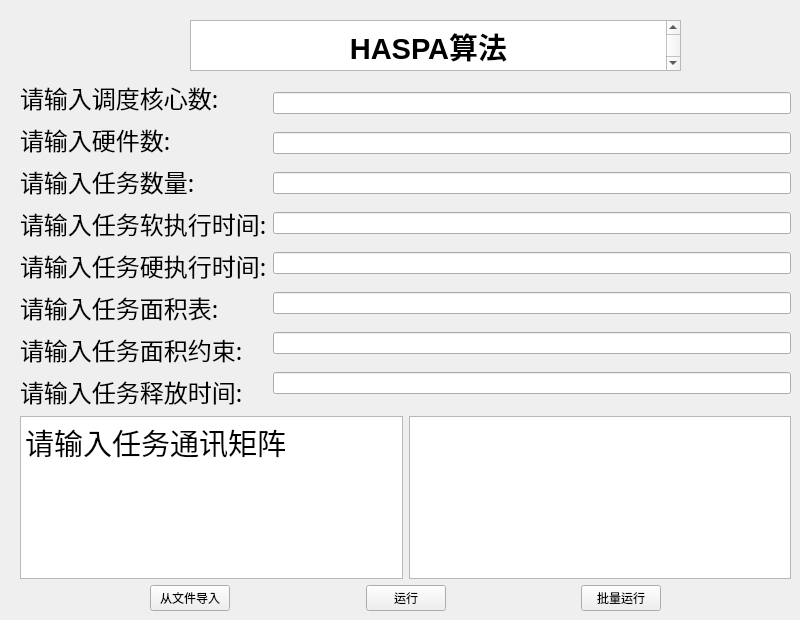
    <widget class="QWidget" name="page_6">
     <widget class="QTextBrowser" name="textBrowser_10">
      <property name="geometry">
       <rect>
        <x>190</x>
        <y>20</y>
        <width>491</width>
        <height>51</height>
       </rect>
      </property>
      <property name="styleSheet">
       <string notr="true"> pal.setColor(QPalette::Base, QColor(240,240,240));</string>
      </property>
      <property name="html">
       <string>&lt;!DOCTYPE HTML PUBLIC &quot;-//W3C//DTD HTML 4.0//EN&quot; &quot;http://www.w3.org/TR/REC-html40/strict.dtd&quot;&gt;
&lt;html&gt;&lt;head&gt;&lt;meta name=&quot;qrichtext&quot; content=&quot;1&quot; /&gt;&lt;meta charset=&quot;utf-8&quot; /&gt;&lt;style type=&quot;text/css&quot;&gt;
p, li { white-space: pre-wrap; }
hr { height: 1px; border-width: 0; }
li.unchecked::marker { content: &quot;\2610&quot;; }
li.checked::marker { content: &quot;\2612&quot;; }
&lt;/style&gt;&lt;/head&gt;&lt;body style=&quot; font-family:'Microsoft YaHei UI'; font-size:9pt; font-weight:400; font-style:normal;&quot;&gt;
&lt;p align=&quot;center&quot; style=&quot; margin-top:0px; margin-bottom:0px; margin-left:0px; margin-right:0px; -qt-block-indent:0; text-indent:0px;&quot;&gt;&lt;span style=&quot; font-size:22pt; font-weight:700;&quot;&gt;HASPA算法&lt;/span&gt;&lt;/p&gt;&lt;/body&gt;&lt;/html&gt;</string>
      </property>
     </widget>
     <widget class="QWidget" name="layoutWidget">
      <property name="geometry">
       <rect>
        <x>20</x>
        <y>80</y>
        <width>771</width>
        <height>531</height>
       </rect>
      </property>
      <layout class="QVBoxLayout" name="verticalLayout_9">
       <item>
        <layout class="QHBoxLayout" name="horizontalLayout_11">
         <item>
          <layout class="QVBoxLayout" name="verticalLayout_6">
           <item>
            <widget class="QLabel" name="label_13">
             <property name="font">
              <font>
               <family>黑体</family>
               <pointsize>18</pointsize>
              </font>
             </property>
             <property name="text">
              <string>请输入调度核心数:</string>
             </property>
            </widget>
           </item>
           <item>
            <widget class="QLabel" name="label_17">
             <property name="font">
              <font>
               <family>黑体</family>
               <pointsize>18</pointsize>
              </font>
             </property>
             <property name="text">
              <string>请输入硬件数:</string>
             </property>
            </widget>
           </item>
           <item>
            <widget class="QLabel" name="label_14">
             <property name="font">
              <font>
               <family>黑体</family>
               <pointsize>18</pointsize>
              </font>
             </property>
             <property name="text">
              <string>请输入任务数量:</string>
             </property>
            </widget>
           </item>
           <item>
            <widget class="QLabel" name="label_15">
             <property name="font">
              <font>
               <family>黑体</family>
               <pointsize>18</pointsize>
              </font>
             </property>
             <property name="text">
              <string>请输入任务软执行时间:</string>
             </property>
            </widget>
           </item>
           <item>
            <widget class="QLabel" name="label_18">
             <property name="font">
              <font>
               <family>黑体</family>
               <pointsize>18</pointsize>
              </font>
             </property>
             <property name="text">
              <string>请输入任务硬执行时间:</string>
             </property>
            </widget>
           </item>
           <item>
            <widget class="QLabel" name="label_19">
             <property name="font">
              <font>
               <family>黑体</family>
               <pointsize>18</pointsize>
              </font>
             </property>
             <property name="text">
              <string>请输入任务面积表:</string>
             </property>
            </widget>
           </item>
           <item>
            <widget class="QLabel" name="label_20">
             <property name="font">
              <font>
               <family>黑体</family>
               <pointsize>18</pointsize>
              </font>
             </property>
             <property name="text">
              <string>请输入任务面积约束:</string>
             </property>
            </widget>
           </item>
           <item>
            <widget class="QLabel" name="label_16">
             <property name="font">
              <font>
               <family>黑体</family>
               <pointsize>18</pointsize>
              </font>
             </property>
             <property name="text">
              <string>请输入任务释放时间:</string>
             </property>
            </widget>
           </item>
          </layout>
         </item>
         <item>
          <layout class="QVBoxLayout" name="verticalLayout_5">
           <item>
            <widget class="QLineEdit" name="lineEdit_12"/>
           </item>
           <item>
            <widget class="QLineEdit" name="lineEdit_13"/>
           </item>
           <item>
            <widget class="QLineEdit" name="lineEdit_14"/>
           </item>
           <item>
            <widget class="QLineEdit" name="lineEdit_15"/>
           </item>
           <item>
            <widget class="QLineEdit" name="lineEdit_16"/>
           </item>
           <item>
            <widget class="QLineEdit" name="lineEdit_17"/>
           </item>
           <item>
            <widget class="QLineEdit" name="lineEdit_18"/>
           </item>
           <item>
            <widget class="QLineEdit" name="lineEdit_19"/>
           </item>
          </layout>
         </item>
        </layout>
       </item>
       <item>
        <layout class="QHBoxLayout" name="horizontalLayout_18">
         <item>
          <widget class="QTextBrowser" name="textBrowser_11">
           <property name="autoFillBackground">
            <bool>true</bool>
           </property>
           <property name="styleSheet">
            <string notr="true"> pal.setColor(QPalette::Base, QColor(240,240,240));</string>
           </property>
           <property name="html">
            <string>&lt;!DOCTYPE HTML PUBLIC &quot;-//W3C//DTD HTML 4.0//EN&quot; &quot;http://www.w3.org/TR/REC-html40/strict.dtd&quot;&gt;
&lt;html&gt;&lt;head&gt;&lt;meta name=&quot;qrichtext&quot; content=&quot;1&quot; /&gt;&lt;meta charset=&quot;utf-8&quot; /&gt;&lt;style type=&quot;text/css&quot;&gt;
p, li { white-space: pre-wrap; }
hr { height: 1px; border-width: 0; }
li.unchecked::marker { content: &quot;\2610&quot;; }
li.checked::marker { content: &quot;\2612&quot;; }
&lt;/style&gt;&lt;/head&gt;&lt;body style=&quot; font-family:'Microsoft YaHei UI'; font-size:9pt; font-weight:400; font-style:normal;&quot;&gt;
&lt;p style=&quot; margin-top:0px; margin-bottom:0px; margin-left:0px; margin-right:0px; -qt-block-indent:0; text-indent:0px;&quot;&gt;&lt;span style=&quot; font-size:22pt;&quot;&gt;请输入任务通讯矩阵&lt;/span&gt;&lt;/p&gt;&lt;/body&gt;&lt;/html&gt;</string>
           </property>
          </widget>
         </item>
         <item>
          <widget class="QPlainTextEdit" name="plainTextEdit_5"/>
         </item>
        </layout>
       </item>
       <item>
        <layout class="QHBoxLayout" name="horizontalLayout_19">
         <item>
          <spacer name="horizontalSpacer_12">
           <property name="orientation">
            <enum>Qt::Horizontal</enum>
           </property>
           <property name="sizeHint" stdset="0">
            <size>
             <width>40</width>
             <height>20</height>
            </size>
           </property>
          </spacer>
         </item>
         <item>
          <widget class="QPushButton" name="pushButton_3">
           <property name="text">
            <string>从文件导入</string>
           </property>
          </widget>
         </item>
         <item>
          <spacer name="horizontalSpacer_11">
           <property name="orientation">
            <enum>Qt::Horizontal</enum>
           </property>
           <property name="sizeHint" stdset="0">
            <size>
             <width>40</width>
             <height>20</height>
            </size>
           </property>
          </spacer>
         </item>
         <item>
          <widget class="QPushButton" name="pushButton_7">
           <property name="text">
            <string>运行</string>
           </property>
          </widget>
         </item>
         <item>
          <spacer name="horizontalSpacer_15">
           <property name="orientation">
            <enum>Qt::Horizontal</enum>
           </property>
           <property name="sizeHint" stdset="0">
            <size>
             <width>40</width>
             <height>20</height>
            </size>
           </property>
          </spacer>
         </item>
         <item>
          <widget class="QPushButton" name="pushButton_8">
           <property name="text">
            <string>批量运行</string>
           </property>
          </widget>
         </item>
         <item>
          <spacer name="horizontalSpacer_13">
           <property name="orientation">
            <enum>Qt::Horizontal</enum>
           </property>
           <property name="sizeHint" stdset="0">
            <size>
             <width>40</width>
             <height>20</height>
            </size>
           </property>
          </spacer>
         </item>
        </layout>
       </item>
      </layout>
     </widget>
    </widget>
